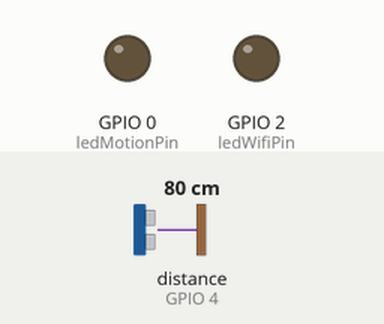
Simulated run of this sketch. Board: ESP8266 (NodeMCU). Parts: output pins drawn as LEDs (lit = HIGH). Wiring (inferred from the names in the program): ultrasonic range finder: trigger GPIO 5; echo GPIO 4. The inputs (shaded band) are chosen by the test bench; at power-on: distance to the obstacle (sensor on GPIO 4) 80 cm. The echo pulse lasts 58.3 µs per cm; WiFi joins after 1.5 s; servers stay silent unless stated; network time is answered at once with the bench clock; the local clock reads 2024-03-15 10:24:30 at power-on unless the sketch sets it; no MQTT or app messages arrive unless stated; pins used as bus, display or sensor lines are not drawn; what the sketch prints to the serial monitor is not drawn.

Above: at 0.1 s.
At 2.7 s:
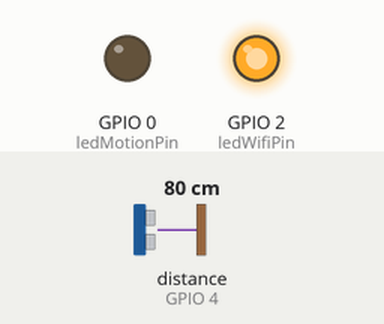
2.8 s: distance to the obstacle (sensor on GPIO 4) set to 31 cm
5.8 s: distance to the obstacle (sensor on GPIO 4) set to 28 cm
At 6.5 s:
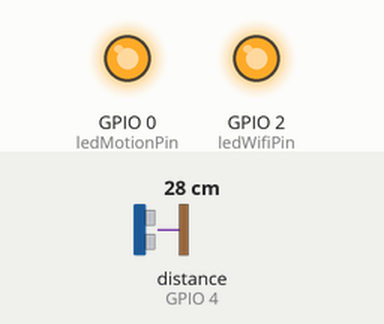
Timing chart, 0 to 11.8 s (numbered marks = the images above; inputs shaded):
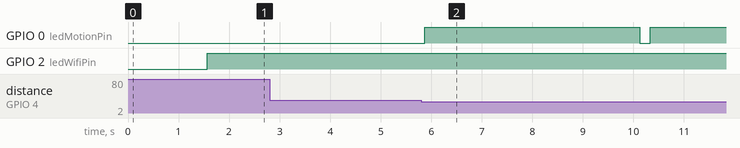

The sketch:

nodemcuMotion.ino
```cpp
/*
	Codigo desenvolvido como parte do projeto Smart Home
	Github: https://github.com/Smart-Home-SD
	NodeMCU detecta movimento a partir de um HC-SR04 e envia os dados para broker MQTT
*/

#include <ESP8266WiFi.h>
#include <PubSubClient.h>
#include <ArduinoJson.h>
#include <NTPClient.h>
#include <WifiUdp.h>

#define wifi_ssid "WIFI_SSID"
#define wifi_password "PASSWORD"
#define mqtt_server "localhost"  // MQTT Cloud address

#define NTP_OFFSET   60 * 60      // In seconds
#define NTP_INTERVAL 60 * 1000    // In miliseconds
#define NTP_ADDRESS  "a.st1.ntp.br"

WiFiClient espClient;
PubSubClient client(espClient);

WiFiUDP ntpUDP;
NTPClient timeClient(ntpUDP, NTP_ADDRESS, NTP_OFFSET, NTP_INTERVAL);

const int trigPin = 5;  //D1
const int echoPin = 4;  //D2
const int ledWifiPin = 2; //D4
const int ledMotionPin = 0; //D3

long duration, lastMsg = 0;
int distance, previousDistance;
bool motionDetected = false;

void setup() {
  pinMode(trigPin, OUTPUT);
  pinMode(echoPin, INPUT);
  pinMode(ledWifiPin, OUTPUT);
  pinMode(ledMotionPin, OUTPUT);

  Serial.begin(9600);

  digitalWrite(ledWifiPin, LOW);
  digitalWrite(ledMotionPin, LOW);

  previousDistance = initDistance();

  setup_wifi();
  timeClient.begin();
  client.setServer(mqtt_server, 1883);
}

void setup_wifi() {
    delay(10);
    WiFi.begin(wifi_ssid, wifi_password);
    while (WiFi.status() != WL_CONNECTED) {
        delay(500);
        Serial.print(".");
    }
}

void reconnect() {
    // Loop until we're reconnected
    while (!client.connected()) {
        Serial.print("Attempting MQTT connection...");
        if (client.connect("nodeMcuMotion")) {
            Serial.println("connected");
            digitalWrite(ledWifiPin, HIGH);
        } else {
            Serial.print("failed, rc=");
            Serial.print(client.state());
            Serial.println(" try again in 5 seconds");
            digitalWrite(ledWifiPin, LOW);
            delay(5000);
        }
    }
}

int initDistance() {
  int duration1;

  digitalWrite(trigPin, LOW);
  delayMicroseconds(2);

  digitalWrite(trigPin, HIGH);
  delayMicroseconds(10);
  digitalWrite(trigPin, LOW);

  duration1 = pulseIn(echoPin, HIGH);
  return duration1*0.034/2;
}

void loop() {

  if (!client.connected()) {
        reconnect();
  }
  timeClient.update();
  client.loop();

  long now;

  digitalWrite(trigPin, LOW);
  delayMicroseconds(2);

  digitalWrite(trigPin, HIGH);
  delayMicroseconds(10);
  digitalWrite(trigPin, LOW);

  duration = pulseIn(echoPin, HIGH);
  distance= duration*0.034/2;

  if ( abs(previousDistance - distance) > 50) {
    motionDetected = true;
    digitalWrite(ledMotionPin, HIGH);
  }

  // publishes every 5 seconds whether or not in that timeframe
  // motion was detected
  now = millis();

  if (now - lastMsg > 5000) {
    lastMsg = now;

    StaticJsonBuffer<300> JSONbuffer;
    JsonObject& JSONencoder = JSONbuffer.createObject();
    JSONencoder["id"] = 2;
    JSONencoder["active"] = motionDetected == true ? 1 : 0;
    JSONencoder["timestamp"] = timeClient.getEpochTime();

    char JSONmessageBuffer[100];
    JSONencoder.printTo(JSONmessageBuffer, sizeof(JSONmessageBuffer));

    Serial.println(JSONmessageBuffer);

    if (client.publish("smarthome/motion", JSONmessageBuffer) == true) {
      Serial.println("Success sending message");
    } else {
      Serial.println("Error sending message");
    }
    motionDetected = false;
    digitalWrite(ledMotionPin, LOW);
  }
  delay(200);
}
```

Measured:
- the behaviour switches between 30 and 29 cm on distance to the obstacle (sensor on GPIO 4) (found by bisection; images 1 and 2)
- after the input at 2.8 s, every drawn part: stays the same
- after the input at 5.8 s, GPIO 0 (ledMotionPin): LOW → HIGH after 0.07 s, → LOW 4.3 s later, → HIGH 0.20 s later
